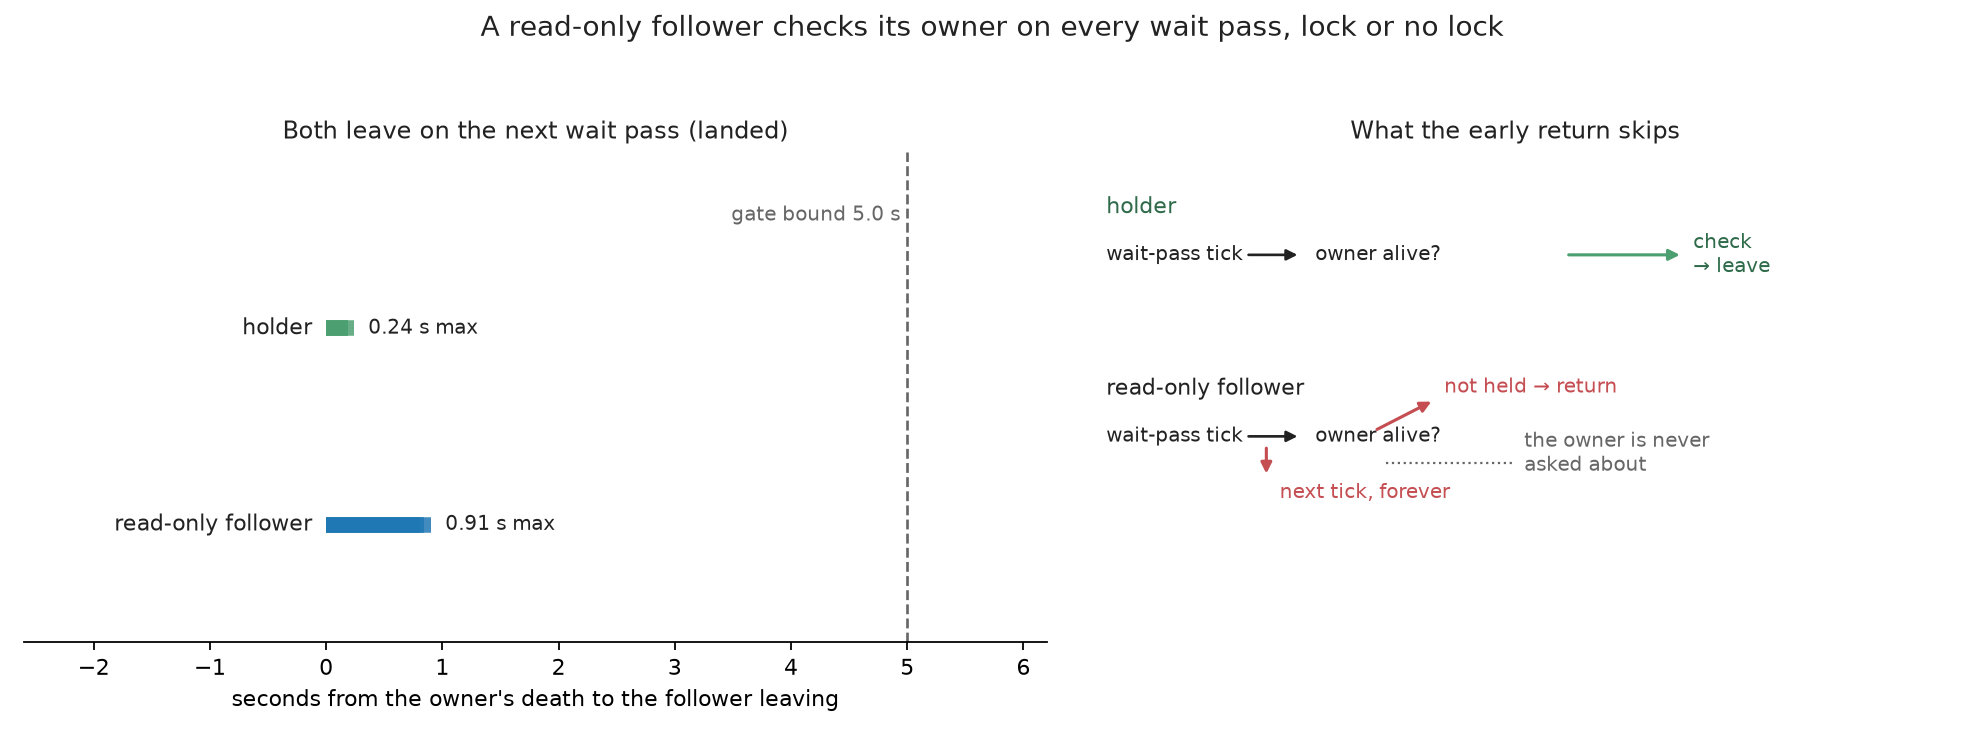

Source code (Python):
"""Draw the read-only follower's owner check, and what the early return skips.

Left panel: measured seconds from the owner's death to the follower leaving the
process table, three samples each for a read-only follower and for the holder of
the session's registration, against the gate's five-second bound.

Right panel: the wait-pass decision the two followers take. The holder always
reached the owner check; the read-only follower returned before it, because the
registration it did not hold stood in for the owner it did have.
"""

from __future__ import annotations

import matplotlib

matplotlib.use("Agg")

import matplotlib.pyplot as plt

# Measured on this login node by driving the real follower command under a
# temporary configuration home: two owner stubs arm two followers for one
# session, the read-only follower's owner is killed while the holder's owner
# stays alive, and the process table is sampled until the follower is gone.
READ_ONLY_SAMPLES = [0.811, 0.839, 0.905]
HOLDER_SAMPLES = [0.185, 0.242, 0.185]
GATE_BOUND_SECONDS = 5.0

FIXED = "#1f77b4"
MUTATED = "#c44e52"
INK = "#222222"
MUTED_INK = "#666666"


def left_panel(ax) -> None:
    rows = [
        ("read-only follower", READ_ONLY_SAMPLES, FIXED),
        ("holder", HOLDER_SAMPLES, "#4c9f70"),
    ]
    for index, (label, samples, colour) in enumerate(rows):
        y = index
        for sample in samples:
            ax.plot(
                [0, sample],
                [y, y],
                color=colour,
                linewidth=7,
                alpha=0.85,
                solid_capstyle="butt",
            )
        ax.text(
            max(samples) + 0.12,
            y,
            f"{max(samples):.2f} s max",
            va="center",
            fontsize=9,
            color=INK,
        )
        ax.text(-0.12, y, label, va="center", ha="right", fontsize=10, color=INK)
    ax.axvline(GATE_BOUND_SECONDS, color=MUTED_INK, linestyle="--", linewidth=1.2)
    ax.text(
        GATE_BOUND_SECONDS - 0.06,
        1.55,
        "gate bound 5.0 s",
        ha="right",
        fontsize=9,
        color=MUTED_INK,
    )
    ax.set_xlim(-2.6, 6.2)
    ax.set_ylim(-0.6, 1.9)
    ax.set_yticks([])
    ax.set_xlabel("seconds from the owner's death to the follower leaving")
    ax.set_title("Both leave on the next wait pass (landed)", fontsize=11, color=INK)
    for spine in ("top", "right", "left"):
        ax.spines[spine].set_visible(False)


def right_panel(ax) -> None:
    ax.set_xlim(0, 10)
    ax.set_ylim(0, 10)
    ax.axis("off")

    def tick(y: float) -> None:
        ax.text(0.4, y, "wait-pass tick", fontsize=9, color=INK, va="center")
        ax.annotate(
            "",
            xy=(2.6, y),
            xytext=(1.95, y),
            arrowprops={"arrowstyle": "-|>", "color": INK, "linewidth": 1.2},
        )
        ax.text(2.75, y, "owner alive?", fontsize=9, color=INK, va="center")

    # Holder: no branch stands in front of the check.
    y_holder = 7.9
    tick(y_holder)
    ax.annotate(
        "",
        xy=(6.9, y_holder),
        xytext=(5.55, y_holder),
        arrowprops={"arrowstyle": "-|>", "color": "#4c9f70", "linewidth": 1.4},
    )
    ax.text(7.0, y_holder, "check\n→ leave", fontsize=9, color="#2f6b4a", va="center")
    ax.text(0.4, y_holder + 0.85, "holder", fontsize=10, color="#2f6b4a")

    # Read-only follower under the early return: the lock it does not hold ends
    # the pass before the owner question is ever asked.
    y_reader = 4.2
    tick(y_reader)
    ax.annotate(
        "",
        xy=(4.1, y_reader + 0.75),
        xytext=(3.4, y_reader + 0.1),
        arrowprops={"arrowstyle": "-|>", "color": MUTATED, "linewidth": 1.4},
    )
    ax.text(
        4.2, y_reader + 1.0, "not held → return", fontsize=9, color=MUTATED, va="center"
    )
    ax.annotate(
        "",
        xy=(2.2, y_reader - 0.85),
        xytext=(2.2, y_reader - 0.15),
        arrowprops={"arrowstyle": "-|>", "color": MUTATED, "linewidth": 1.4},
    )
    ax.text(
        2.35,
        y_reader - 1.15,
        "next tick, forever",
        fontsize=9,
        color=MUTATED,
        va="center",
    )
    ax.text(0.4, y_reader + 0.85, "read-only follower", fontsize=10, color=INK)

    ax.text(
        5.1,
        y_reader - 0.35,
        "the owner is never\nasked about",
        fontsize=9,
        color=MUTED_INK,
        va="center",
    )
    ax.plot(
        [3.55, 5.0],
        [y_reader - 0.55, y_reader - 0.55],
        color=MUTED_INK,
        linestyle=":",
        linewidth=1.0,
    )

    ax.set_title("What the early return skips", fontsize=11, color=INK)


def main() -> None:
    fig, (left, right) = plt.subplots(
        1, 2, figsize=(12.4, 4.6), gridspec_kw={"width_ratios": [1.15, 1.0]}
    )
    left_panel(left)
    right_panel(right)
    fig.suptitle(
        "A read-only follower checks its owner on every wait pass, lock or no lock",
        fontsize=12.5,
        color=INK,
    )
    fig.tight_layout(rect=(0, 0, 1, 0.94))
    out = (
        __file__.removesuffix("owner_check_independent_of_the_lock.py")
        + "owner_check_independent_of_the_lock.png"
    )
    fig.savefig(out, dpi=160)
    print(f"wrote {out}")


if __name__ == "__main__":
    main()
